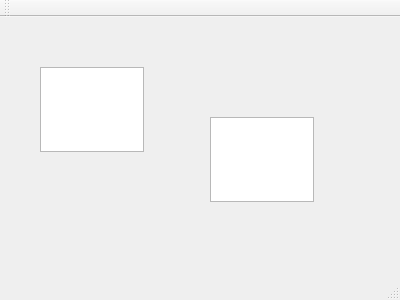
<?xml version="1.0" encoding="UTF-8"?>
<ui version="4.0">
 <class>MainWindow</class>
 <widget class="QMainWindow" name="MainWindow">
  <property name="geometry">
   <rect>
    <x>0</x>
    <y>0</y>
    <width>400</width>
    <height>300</height>
   </rect>
  </property>
  <property name="windowTitle">
   <string>MainWindow</string>
  </property>
  <widget class="QWidget" name="centralWidget">
   <widget class="QTextEdit" name="textEdit">
    <property name="geometry">
     <rect>
      <x>210</x>
      <y>100</y>
      <width>104</width>
      <height>85</height>
     </rect>
    </property>
   </widget>
   <widget class="QPlainTextEdit" name="plainTextEdit">
    <property name="geometry">
     <rect>
      <x>40</x>
      <y>50</y>
      <width>104</width>
      <height>85</height>
     </rect>
    </property>
   </widget>
  </widget>
  <widget class="QMenuBar" name="menuBar">
   <property name="geometry">
    <rect>
     <x>0</x>
     <y>0</y>
     <width>400</width>
     <height>25</height>
    </rect>
   </property>
  </widget>
  <widget class="QToolBar" name="mainToolBar">
   <attribute name="toolBarArea">
    <enum>TopToolBarArea</enum>
   </attribute>
   <attribute name="toolBarBreak">
    <bool>false</bool>
   </attribute>
  </widget>
  <widget class="QStatusBar" name="statusBar"/>
 </widget>
 <layoutdefault spacing="6" margin="11"/>
 <resources/>
 <connections/>
</ui>
